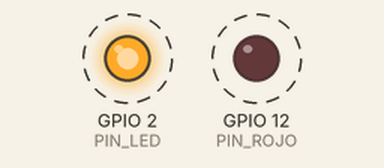
Recording of a sketch running on a simulated ESP32. Parts: output pins drawn as LEDs (lit = HIGH). Dashed ring = blinking. What the sketch prints to the serial monitor is not drawn.

Above: at 0.2 s.
Timing chart, 0 to 3.0 s (numbered marks = the images above):
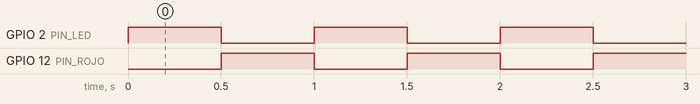

The sketch:

01_blink.ino
```cpp
#define PIN_ROJO 12
#define PIN_LED 2 //Definicion del pin del led del microcontrolador de la placa esp32
int contador = 0; // Eso inicializa el contador al principio y si esta en el loop se inicializa todo el rato
void setup() {
  pinMode(PIN_LED, OUTPUT);
  pinMode(PIN_ROJO, OUTPUT);
  Serial.begin(115200); //Velocidad de la comunicación
  Serial.println("Serial encendido"); // Es posible que no salga en el serial porque tarda en reaccionar cuando se inicialize
}
void loop() {
  digitalWrite(PIN_LED, HIGH);
  digitalWrite(PIN_ROJO, LOW);
  /*
  Las tres siguientes son similares:
    - contador = contador +1;
    - contador += 1;
    - contador ++;
  */
  Serial.println(contador);
  Serial.println("Se ha encendido");
  delay(500);
  contador ++;
  digitalWrite(PIN_LED, LOW);
  digitalWrite(PIN_ROJO, HIGH);
  Serial.println("Se ha apagado");
  delay(500);
}
```

Measured:
- by itself, GPIO 2 (PIN_LED), GPIO 12 (PIN_ROJO): alternates HIGH for 0.50 s and LOW for 0.50 s
